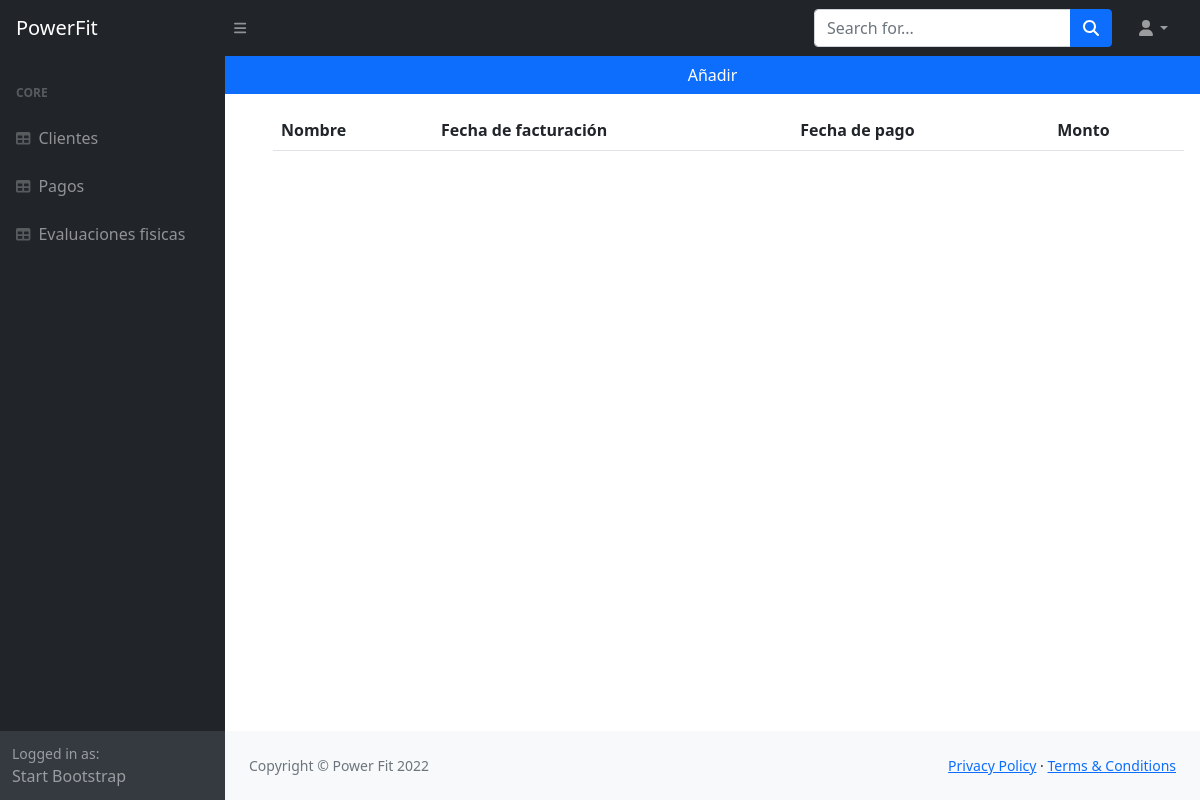
Before: /payments_list/ with the older database file.
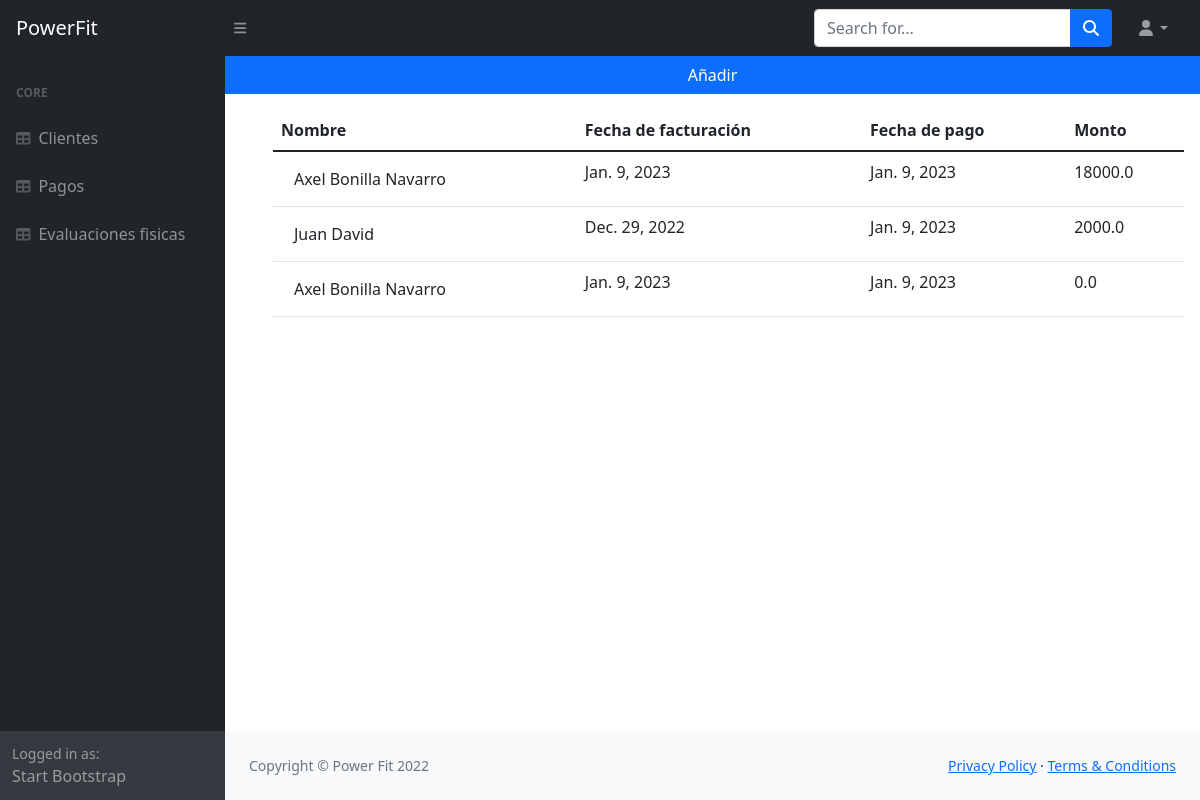
After: the same page with the newer database file.
### HealthQuest/models.py (models this page shows, shortened)
class payments (models.Model):
    client = models.OneToOneField(HealthQuests, on_delete=models.CASCADE, null=True, blank=True, verbose_name= 'Cliente')
    date = models.DateField(default=datetime.date.today, verbose_name= 'Fecha de facturación')
    payment_date = models.DateField(default=datetime.date.today, verbose_name= 'Fecha de pago')
    amount = models.FloatField(verbose_name='Monto de pago', default=0)

class HealthQuests (models.Model):
    name = models.CharField(max_length=100, verbose_name= 'Nombre')
    identification = models.IntegerField(verbose_name= 'Número de cedula', blank=True, null=True, unique=True)
    Date_of_birth = models.DateField(default=datetime.date.today, verbose_name= 'Fecha de nacimiento')
    address = models.CharField(max_length=100)
    phone_number = models.IntegerField(verbose_name= 'Número telefonico')
    emergency_contact = models.CharField(max_length=100, verbose_name= 'Contacto de emergencia')
    emergency_number = models.IntegerField(verbose_name= 'Número de emergencia')
    heart_problems = models.CharField(max_length=100, default='Ninguno', verbose_name='Problemas cardiacos')
    allergies = models.CharField(max_length=100, default='Ninguno', verbose_name='Alergias')
    ailments = models.ManyToManyField(Ailments, verbose_name='Padecimientos', blank=True)
    joint_problems = models.ManyToManyField(Joint_problems, verbose_name='Problemas articulares', blank=True)
    specify = models.CharField(max_length=200, default='Ninguno', verbose_name='Especifique')
    vision_difficulties = models.CharField(max_length=100, default='Ninguno', verbose_name='Dificultades de la vista')
    operations_surgeries = models.CharField(max_length=100, default='Ninguna', verbose_name='Operaciones o cirugias')
    skin_problems = models.CharField(max_length=100, default='Ninguno', verbose_name='Problemas en la piel')
    def __str__(self):
        return self.name

### HealthQuest/views.py (the view)
# urls.py: path('payments_list/', payments_list.as_view(), name='payments'),
class payments_list(ListView):
    model = payments
    paginate_by = 100
    def get_context_data(self, **kwargs):
        context = super().get_context_data(**kwargs)
        context['now'] = timezone.now()
        return context

### templates/HealthQuest/payments_list.html (shortened to what this page needs)
{% extends 'HealthQuest/index.html' %}
{% block content %}
<head>
</head>
<body>
<div class="row">
        <a class="btn btn-primary" href="payments.html" role="button">Añadir</a>
</div>
<ul>
<div class="card-body">
    <table class="table">
        <thead>
            <tr>
                <th>Nombre</th>
                <th>Fecha de facturación</th>
                <th>Fecha de pago</th>
                <th>Monto</th>
            </tr>
        </thead>
        <tbody>
            {% for obj in object_list %}
                <tr>
                    <td><a href="update_payments/{{ obj.id }}" class="btn">{{ obj.client }}</a></td>
                    <td>{{ obj.date }}</td>
                    <td>{{ obj.payment_date }}</td>
                    <td>{{ obj.amount }}</td>
                </tr>
            {% endfor %}
        </tbody>
    </table>
</div>
</ul>
</body>
{% endblock %}

Changed rows visible on the page:
added payments: client "Axel Bonilla Navarro", date "Jan. 9, 2023", payment_date "Jan. 9, 2023", amount "18000.0"
added payments: client "Juan David", date "Dec. 29, 2022", payment_date "Jan. 9, 2023", amount "2000.0"
added payments: client "Axel Bonilla Navarro", date "Jan. 9, 2023", payment_date "Jan. 9, 2023", amount "0.0"
